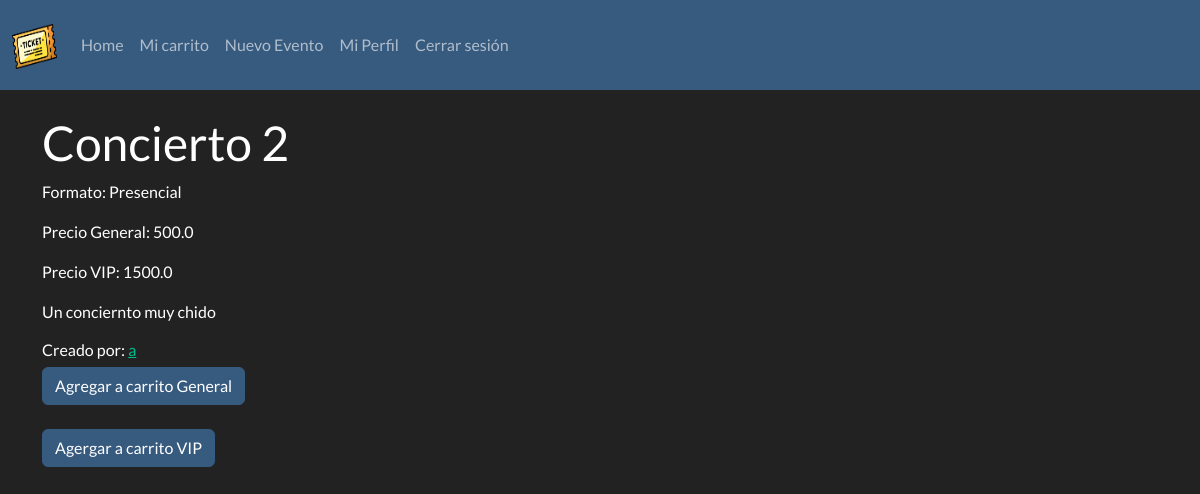
The app's page /evento/4 (signed in) with its own data.
### app/models.py (models this page shows, shortened)
class Evento(db.Model):
	id = db.Column(db.Integer, primary_key=True)
	nombre = db.Column(db.String(320), nullable=False)
	descripcion = db.Column(db.Text)
	fecha = db.Column(db.DateTime, nullable=False)
	user_id = db.Column(db.Integer, db.ForeignKey('user.id'), nullable=False)
	precio_general = db.Column(db.Float)
	precio_vip = db.Column(db.Float)
	@hybrid_property
	def organizador(self):
		return User.query.filter_by(id=self.user_id).first()
	@hybrid_property
	def tipo(self):
		if EventoVirtual.query.filter_by(id=self.id).first():
			return "Virtual"
		if EventoPresencial.query.filter_by(id=self.id).first():
			return "Presencial"

class User(db.Model, UserMixin):
	id = db.Column(db.Integer, primary_key=True)
	nombre = db.Column(db.String(320), nullable=False)
	username = db.Column(db.String(25), unique=True, nullable=False)
	email = db.Column(db.String(320), unique=True, nullable=False)
	password = db.Column(db.String(25), nullable=False)
	@hybrid_property
	def tipo(self):
		if Comprador.query.filter_by(id=self.id).first():
			return "Comprador"
		elif Organizador.query.filter_by(id=self.id).first():
			return "Organizador"

### app/routes.py (the view)
@app.route('/evento/<int:evento_id>')
@login_required
def evento(evento_id):
	evento = Evento.query.filter_by(id=evento_id).first_or_404()
	boleto = Boleto.query.filter_by(user_id=current_user.id, evento_id=evento.id).first()
	if boleto:
		boleto = BoletoVirtual.query.filter_by(id=boleto.id).first() if boleto.tipo == "Virtual" else BoletoPresencial.query.filter_by(id=boleto.id).first()
	else:
		boleto = None
	return render_template('evento.html', evento=evento, boleto=boleto)

### app/models.py (called while the page is built)
@login_manager.user_loader
def load_user(user_id):
	return User.query.get(int(user_id))

	@hybrid_property
	def tipo(self):
		if BoletoVirtual.query.filter_by(id=self.id).first():
			return "Virtual"
		if BoletoPresencial.query.filter_by(id=self.id).first():
			return "Presencial"

### app/templates/evento.html (shortened to what this page needs)
{% extends 'layout.html' %}
{% block body %}
<br>
<h1>{{ evento.nombre }}</h1>
	<p>Formato: {{ evento.tipo }}</p>
	<p>Precio General: {{ evento.precio_general }}</p>
	<p>Precio VIP: {{ evento.precio_vip }}</p>
	<p>{{ evento.descripcion }}</p>
	<h6>Creado por: <a href="{{ url_for('profile', username=evento.organizador.username) }}">{{ evento.organizador.nombre }}</a></h3>
	<form action="{{ url_for('agregar_carrito', evento_id=evento.id, tipo='General') }}" method="post">
		<button class="btn btn-primary" name="comprar" value="General">Agregar a carrito General</button>
		<br><br>
		<button class="btn btn-primary" name="comprar" value="VIP">Agergar a carrito VIP</button>
	</form>
{% endblock %}

### records on screen
Evento: nombre "Concierto 2", precio_general "500.0", precio_vip "1500.0", descripcion "Un conciernto muy chido"
User: organizador.nombre "a"

### other values on screen
{{ evento.tipo }} "Presencial"
